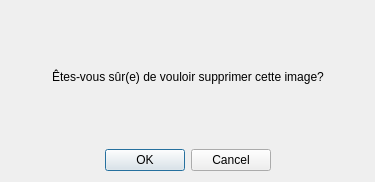
<?xml version="1.0" encoding="UTF-8"?>
<ui version="4.0">
 <class>confirmDelete</class>
 <widget class="QDialog" name="confirmDelete">
  <property name="geometry">
   <rect>
    <x>0</x>
    <y>0</y>
    <width>375</width>
    <height>182</height>
   </rect>
  </property>
  <property name="minimumSize">
   <size>
    <width>375</width>
    <height>182</height>
   </size>
  </property>
  <property name="maximumSize">
   <size>
    <width>375</width>
    <height>182</height>
   </size>
  </property>
  <property name="windowTitle">
   <string>Dialog</string>
  </property>
  <layout class="QVBoxLayout" name="verticalLayout">
   <item>
    <layout class="QHBoxLayout" name="horizontalLayout">
     <item>
      <spacer name="horizontalSpacer">
       <property name="orientation">
        <enum>Qt::Horizontal</enum>
       </property>
       <property name="sizeHint" stdset="0">
        <size>
         <width>40</width>
         <height>20</height>
        </size>
       </property>
      </spacer>
     </item>
     <item>
      <widget class="QLabel" name="label">
       <property name="text">
        <string>Êtes-vous sûr(e) de vouloir supprimer cette image?</string>
       </property>
      </widget>
     </item>
     <item>
      <spacer name="horizontalSpacer_2">
       <property name="orientation">
        <enum>Qt::Horizontal</enum>
       </property>
       <property name="sizeHint" stdset="0">
        <size>
         <width>40</width>
         <height>20</height>
        </size>
       </property>
      </spacer>
     </item>
    </layout>
   </item>
   <item>
    <layout class="QHBoxLayout" name="horizontalLayout_2">
     <item>
      <spacer name="horizontalSpacer_3">
       <property name="orientation">
        <enum>Qt::Horizontal</enum>
       </property>
       <property name="sizeHint" stdset="0">
        <size>
         <width>40</width>
         <height>20</height>
        </size>
       </property>
      </spacer>
     </item>
     <item>
      <widget class="QDialogButtonBox" name="buttonBox">
       <property name="orientation">
        <enum>Qt::Horizontal</enum>
       </property>
       <property name="standardButtons">
        <set>QDialogButtonBox::Cancel|QDialogButtonBox::Ok</set>
       </property>
      </widget>
     </item>
     <item>
      <spacer name="horizontalSpacer_4">
       <property name="orientation">
        <enum>Qt::Horizontal</enum>
       </property>
       <property name="sizeHint" stdset="0">
        <size>
         <width>40</width>
         <height>20</height>
        </size>
       </property>
      </spacer>
     </item>
    </layout>
   </item>
  </layout>
 </widget>
 <resources/>
 <connections>
  <connection>
   <sender>buttonBox</sender>
   <signal>accepted()</signal>
   <receiver>confirmDelete</receiver>
   <slot>accept()</slot>
   <hints>
    <hint type="sourcelabel">
     <x>248</x>
     <y>254</y>
    </hint>
    <hint type="destinationlabel">
     <x>157</x>
     <y>274</y>
    </hint>
   </hints>
  </connection>
  <connection>
   <sender>buttonBox</sender>
   <signal>rejected()</signal>
   <receiver>confirmDelete</receiver>
   <slot>reject()</slot>
   <hints>
    <hint type="sourcelabel">
     <x>316</x>
     <y>260</y>
    </hint>
    <hint type="destinationlabel">
     <x>286</x>
     <y>274</y>
    </hint>
   </hints>
  </connection>
 </connections>
</ui>
